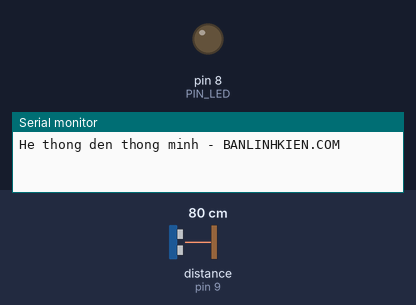
This sketch was run on a simulated Arduino Uno, built with avr-gcc and run on an emulated ATmega328P. On the bench: output pins drawn as LEDs (lit = HIGH), the last lines printed to the serial monitor. Wiring (inferred from the names in the program): ultrasonic range finder: trigger pin 10; echo pin 9. The test bench sets the inputs (shaded band); at power-on: distance to the obstacle (sensor on pin 9) 80 cm. The echo pulse lasts 58.3 µs per cm; pins used as bus, display or sensor lines are not drawn.

Above: at 1.2 s.
1.3 s: distance to the obstacle (sensor on pin 9) set to 2 cm
At 1.7 s:
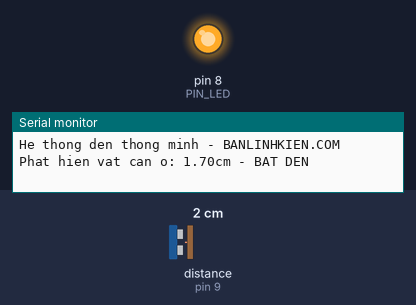
2.8 s: distance to the obstacle (sensor on pin 9) set to 60 cm
At 4.6 s:
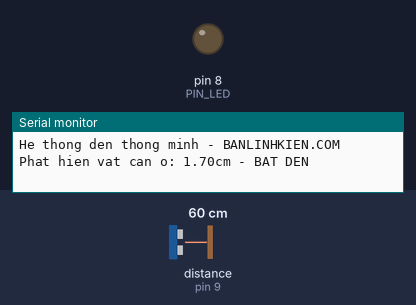
4.9 s: distance to the obstacle (sensor on pin 9) set to 4 cm
At 5.2 s:
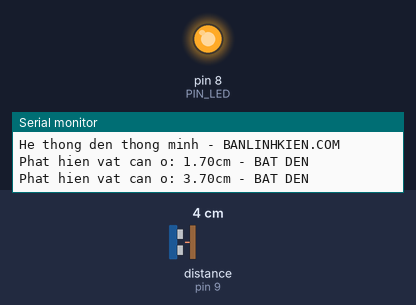
Timing chart, 0 to 7.9 s (numbered marks = the images above; inputs shaded):
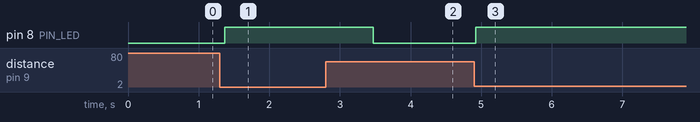

The sketch:

BLKLab_PRJ_55_Mach_Phat_Hien_Vat_The_Voi_Cam_Bien_Sieu_Am.ino
```cpp
/*=================================================================================================
 * BANLINHKIEN.COM                                            *
 ==================================================================================================
*/

// --- KHAI BÁO CẤU HÌNH ---
const int PIN_TRIG = 10;     // Chân phát sóng siêu âm
const int PIN_ECHO = 9;      // Chân nhận sóng phản hồi
const int PIN_LED  = 8;      // Chân điều khiển đèn LED

// --- BIẾN TÙY CHỈNH ---
const int LIMIT_DIST = 40;   // Khoảng cách kích hoạt đèn (40cm)
const int OPEN_TIME  = 2000; // Thời gian duy trì sáng (2 giây)

void setup() {
  pinMode(PIN_TRIG, OUTPUT); // Thiết lập chân Trig là đầu ra
  pinMode(PIN_ECHO, INPUT);  // Thiết lập chân Echo là đầu vào
  pinMode(PIN_LED, OUTPUT);  // Thiết lập chân LED là đầu ra

  // Đảm bảo các thiết bị tắt khi vừa khởi động
  digitalWrite(PIN_LED, LOW);

  Serial.begin(9600);        // Khởi tạo giao tiếp Serial để theo dõi khoảng cách
  Serial.println("He thong den thong minh - BANLINHKIEN.COM");
}

void loop() {
  // 1. PHÁT XUNG SIÊU ÂM
  digitalWrite(PIN_TRIG, LOW);
  delayMicroseconds(2);
  digitalWrite(PIN_TRIG, HIGH);
  delayMicroseconds(10);
  digitalWrite(PIN_TRIG, LOW);

  // 2. ĐO THỜI GIAN VÀ TÍNH KHOẢNG CÁCH
  long duration = pulseIn(PIN_ECHO, HIGH);
  float distance = (duration * 0.0343) / 2;

  // 3. LOGIC ĐIỀU KHIỂN ĐÈN
  if (distance > 0 && distance < LIMIT_DIST) {
    // Nếu phát hiện có vật cản trong phạm vi 40cm
    digitalWrite(PIN_LED, HIGH);   // Bật đèn
    Serial.print("Phat hien vat can o: ");
    Serial.print(distance);
    Serial.println("cm - BAT DEN");

    delay(OPEN_TIME);              // Giữ đèn sáng trong 2 giây
  }
  else {
    // Nếu không có vật cản hoặc ngoài phạm vi
    digitalWrite(PIN_LED, LOW);    // Tắt đèn
  }

  delay(100); // Nghỉ 0.1 giây trước khi đo chu kỳ tiếp theo
}
```

Measured:
- after the input at 1.3 s, pin 8 (PIN_LED): LOW → HIGH after 0.07 s
- after the input at 2.8 s, pin 8 (PIN_LED): HIGH → LOW after 0.67 s
- after the input at 4.9 s, pin 8 (PIN_LED): LOW → HIGH at once
